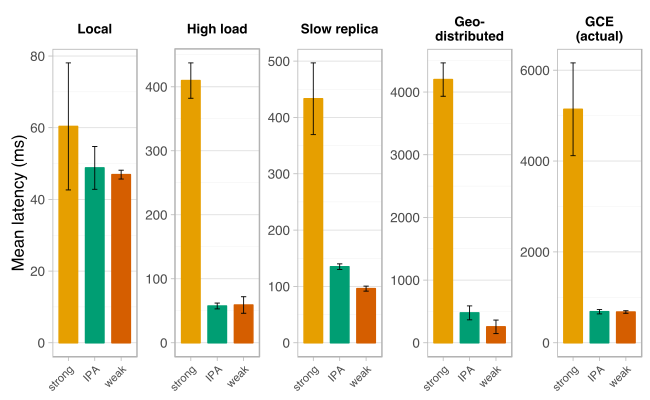

Reproduce this figure in R.
#!/usr/bin/env Rscript
source('common.r')

d <- data.or.csv(
  csv = 'data/twitter.csv',
  gen = function() {
    s <- data.ipa.twitter(where = "ipa_duration=60 and ipa_version = 'v7.0'")
    g <- data.ipa.twitter(where = "ipa_duration=60 and ipa_version = 'v7.0google'")
    g$condition <- 'GCE\n(actual)'
    d <- rbind(s, g)
    subset(d, select = c(
      'load', 'honeycomb_mode', 'ipa_bound', 'bound',
      'ipa_consistency', 'lease', 'condition',
      'retweet_lat_mean', 'retweet_lat_median', 'retweet_lat_p99',
      'tweet_load_lat_mean', 'tweet_load_lat_median', 'tweet_load_lat_p99',
      'timeline_lat_mean', 'timeline_lat_median', 'timeline_lat_p99',
      'overall_lat_mean', 'overall_rate',
      'tweet_percent', 'follow_percent', 'retweet_percent', 'timeline_percent', 'user_percent',
      'containers'
    ))
  }
)

unique(d$containers)

d$grp <- d$bound

# adjustments to filter out bad experiments where I hadn't fixed the throttled cluster problem
d <- subset(d,
    (condition == 'Local' & overall_lat_mean < 300)
  | (condition == 'Uniform' & overall_lat_mean < 95)
  | (grepl('High', condition) & overall_lat_mean < 500)
  | (grepl('Slow', condition) & overall_lat_mean < 600)
  | (grepl('Slow', condition) & overall_lat_mean < 600)  
  | (grepl('Geo', condition) & overall_lat_mean < 4500)
  | (grepl('GCE', condition) & load == 2048)
)

# s <- subset(d, !is.na(condition) & grepl('cons|tolerance:0.05', ipa_bound))
# s$bound <- factor.remap(strong='strong', 'error: 5%'='IPA', )

save(
  ggplot(subset(d,
    !is.na(condition)
    
    & grepl('cons|tolerance:0.05',ipa_bound)
        ), aes(
      #y = view_lat_mean,
      # y = purchase_lat_mean,
      y = overall_lat_mean,
      x=grp, color=grp, fill=grp, group=grp
  ))+
  scale_x_discrete(labels=c('strong', 'IPA', 'weak'))+
  #stat_summary(geom='bar', fun.y=mean, size=0.5, width=0.7)+
  geom_meanbar(position=position_dodge(width = 0.7))+
  # geom_point(position=position_dodge(width = 0.7), color='black')+
  #ggtitle('Mean latency')+
  # scale_y_log10(breaks=c(10, 20, 50, 100, 500, 1000))+
  ylab('Mean latency (ms)')+
  facet_wrap(~condition, ncol=6, scale="free")+
  theme_mine()+
  # theme(axis.title.x = element_blank())+
  theme.bar()+
  # coord_cartesian(ylim=c(0,500))+
  ipa.scales()
, w=6.5, h=4.0)


ddply(d, .(bound, condition), summarize,
  follow = mean(follow_percent),
  retweet = mean(retweet_percent),
  tweet = mean(tweet_percent),
  timeline = mean(timeline_percent),
  user = mean(user_percent)
)
